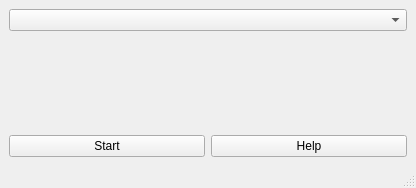
<?xml version="1.0" encoding="UTF-8"?>
<ui version="4.0">
 <class>LevelChooseWindow</class>
 <widget class="QMainWindow" name="LevelChooseWindow">
  <property name="geometry">
   <rect>
    <x>0</x>
    <y>0</y>
    <width>416</width>
    <height>188</height>
   </rect>
  </property>
  <property name="windowTitle">
   <string>Choose Level</string>
  </property>
  <widget class="QWidget" name="centralwidget">
   <layout class="QGridLayout" name="gridLayout">
    <item row="0" column="0" colspan="2" alignment="Qt::AlignTop">
     <widget class="QComboBox" name="comboBoxLevel"/>
    </item>
    <item row="1" column="0" alignment="Qt::AlignBottom">
     <widget class="QPushButton" name="StartButton">
      <property name="text">
       <string>Start</string>
      </property>
     </widget>
    </item>
    <item row="1" column="1" alignment="Qt::AlignBottom">
     <widget class="QPushButton" name="HelpButton">
      <property name="text">
       <string>Help</string>
      </property>
     </widget>
    </item>
   </layout>
  </widget>
  <widget class="QMenuBar" name="menubar">
   <property name="geometry">
    <rect>
     <x>0</x>
     <y>0</y>
     <width>416</width>
     <height>21</height>
    </rect>
   </property>
  </widget>
  <widget class="QStatusBar" name="statusbar"/>
 </widget>
 <resources/>
 <connections/>
</ui>
